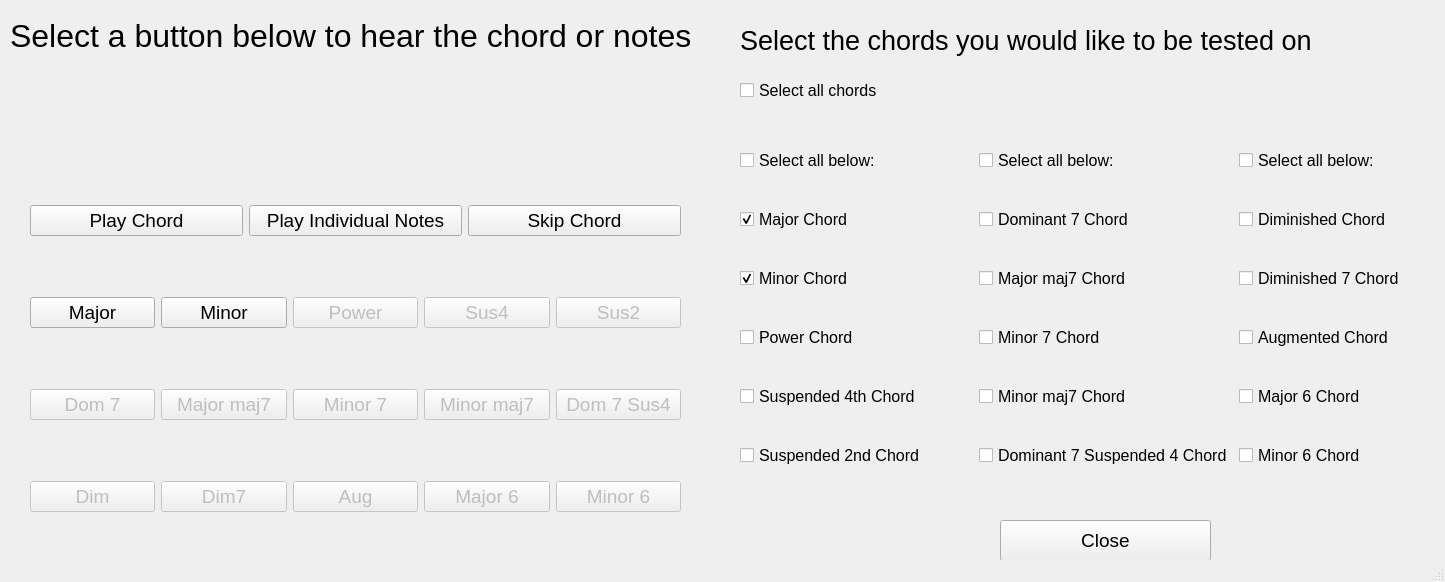
<?xml version="1.0" encoding="UTF-8"?>
<ui version="4.0">
 <class>ChordIDTestWindow</class>
 <widget class="QMainWindow" name="ChordIDTestWindow">
  <property name="geometry">
   <rect>
    <x>0</x>
    <y>0</y>
    <width>1445</width>
    <height>582</height>
   </rect>
  </property>
  <property name="windowTitle">
   <string>MainWindow</string>
  </property>
  <widget class="QWidget" name="centralwidget">
   <widget class="QWidget" name="verticalLayoutWidget">
    <property name="geometry">
     <rect>
      <x>30</x>
      <y>150</y>
      <width>651</width>
      <height>421</height>
     </rect>
    </property>
    <layout class="QVBoxLayout" name="verticalLayout">
     <item>
      <layout class="QHBoxLayout" name="horizontalLayout_5">
       <item>
        <widget class="QPushButton" name="play_chord_button">
         <property name="font">
          <font>
           <pointsize>14</pointsize>
          </font>
         </property>
         <property name="text">
          <string>Play Chord</string>
         </property>
        </widget>
       </item>
       <item>
        <widget class="QPushButton" name="play_arpeggio_button">
         <property name="font">
          <font>
           <pointsize>14</pointsize>
          </font>
         </property>
         <property name="text">
          <string>Play Individual Notes</string>
         </property>
        </widget>
       </item>
       <item>
        <widget class="QPushButton" name="skip_button">
         <property name="font">
          <font>
           <pointsize>14</pointsize>
          </font>
         </property>
         <property name="text">
          <string>Skip Chord</string>
         </property>
        </widget>
       </item>
      </layout>
     </item>
     <item>
      <layout class="QHBoxLayout" name="horizontalLayout">
       <item>
        <widget class="QPushButton" name="pushButton">
         <property name="font">
          <font>
           <pointsize>14</pointsize>
          </font>
         </property>
         <property name="accessibleName">
          <string>MAJOR_CHORD</string>
         </property>
         <property name="text">
          <string>Major</string>
         </property>
         <attribute name="buttonGroup">
          <string notr="true">chord_buttonGroup</string>
         </attribute>
        </widget>
       </item>
       <item>
        <widget class="QPushButton" name="pushButton_2">
         <property name="font">
          <font>
           <pointsize>14</pointsize>
          </font>
         </property>
         <property name="accessibleName">
          <string>MINOR_CHORD</string>
         </property>
         <property name="text">
          <string>Minor</string>
         </property>
         <attribute name="buttonGroup">
          <string notr="true">chord_buttonGroup</string>
         </attribute>
        </widget>
       </item>
       <item>
        <widget class="QPushButton" name="pushButton_3">
         <property name="enabled">
          <bool>false</bool>
         </property>
         <property name="font">
          <font>
           <pointsize>14</pointsize>
          </font>
         </property>
         <property name="accessibleName">
          <string>POWER_CHORD</string>
         </property>
         <property name="text">
          <string>Power</string>
         </property>
         <attribute name="buttonGroup">
          <string notr="true">chord_buttonGroup</string>
         </attribute>
        </widget>
       </item>
       <item>
        <widget class="QPushButton" name="pushButton_4">
         <property name="enabled">
          <bool>false</bool>
         </property>
         <property name="font">
          <font>
           <pointsize>14</pointsize>
          </font>
         </property>
         <property name="accessibleName">
          <string>SUS4_CHORD</string>
         </property>
         <property name="text">
          <string>Sus4</string>
         </property>
         <attribute name="buttonGroup">
          <string notr="true">chord_buttonGroup</string>
         </attribute>
        </widget>
       </item>
       <item>
        <widget class="QPushButton" name="pushButton_5">
         <property name="enabled">
          <bool>false</bool>
         </property>
         <property name="font">
          <font>
           <pointsize>14</pointsize>
          </font>
         </property>
         <property name="accessibleName">
          <string>SUS2_CHORD</string>
         </property>
         <property name="text">
          <string>Sus2</string>
         </property>
         <attribute name="buttonGroup">
          <string notr="true">chord_buttonGroup</string>
         </attribute>
        </widget>
       </item>
      </layout>
     </item>
     <item>
      <layout class="QHBoxLayout" name="horizontalLayout_2">
       <item>
        <widget class="QPushButton" name="pushButton_6">
         <property name="enabled">
          <bool>false</bool>
         </property>
         <property name="font">
          <font>
           <pointsize>14</pointsize>
          </font>
         </property>
         <property name="accessibleName">
          <string>DOM_7_CHORD</string>
         </property>
         <property name="text">
          <string>Dom 7</string>
         </property>
         <attribute name="buttonGroup">
          <string notr="true">chord_buttonGroup</string>
         </attribute>
        </widget>
       </item>
       <item>
        <widget class="QPushButton" name="pushButton_7">
         <property name="enabled">
          <bool>false</bool>
         </property>
         <property name="font">
          <font>
           <pointsize>14</pointsize>
          </font>
         </property>
         <property name="accessibleName">
          <string>MAJOR_MAJ7_CHORD</string>
         </property>
         <property name="text">
          <string>Major maj7</string>
         </property>
         <attribute name="buttonGroup">
          <string notr="true">chord_buttonGroup</string>
         </attribute>
        </widget>
       </item>
       <item>
        <widget class="QPushButton" name="pushButton_8">
         <property name="enabled">
          <bool>false</bool>
         </property>
         <property name="font">
          <font>
           <pointsize>14</pointsize>
          </font>
         </property>
         <property name="accessibleName">
          <string>MINOR_7_CHORD</string>
         </property>
         <property name="text">
          <string>Minor 7</string>
         </property>
         <attribute name="buttonGroup">
          <string notr="true">chord_buttonGroup</string>
         </attribute>
        </widget>
       </item>
       <item>
        <widget class="QPushButton" name="pushButton_9">
         <property name="enabled">
          <bool>false</bool>
         </property>
         <property name="font">
          <font>
           <pointsize>14</pointsize>
          </font>
         </property>
         <property name="accessibleName">
          <string>MINOR_MAJ7_CHORD</string>
         </property>
         <property name="text">
          <string>Minor maj7</string>
         </property>
         <attribute name="buttonGroup">
          <string notr="true">chord_buttonGroup</string>
         </attribute>
        </widget>
       </item>
       <item>
        <widget class="QPushButton" name="pushButton_10">
         <property name="enabled">
          <bool>false</bool>
         </property>
         <property name="font">
          <font>
           <pointsize>14</pointsize>
          </font>
         </property>
         <property name="accessibleName">
          <string>DOM_7_SUS4_CHORD</string>
         </property>
         <property name="text">
          <string>Dom 7 Sus4</string>
         </property>
         <attribute name="buttonGroup">
          <string notr="true">chord_buttonGroup</string>
         </attribute>
        </widget>
       </item>
      </layout>
     </item>
     <item>
      <layout class="QHBoxLayout" name="horizontalLayout_4">
       <item>
        <widget class="QPushButton" name="pushButton_11">
         <property name="enabled">
          <bool>false</bool>
         </property>
         <property name="font">
          <font>
           <pointsize>14</pointsize>
          </font>
         </property>
         <property name="accessibleName">
          <string>DIM_CHORD</string>
         </property>
         <property name="text">
          <string>Dim</string>
         </property>
         <attribute name="buttonGroup">
          <string notr="true">chord_buttonGroup</string>
         </attribute>
        </widget>
       </item>
       <item>
        <widget class="QPushButton" name="pushButton_12">
         <property name="enabled">
          <bool>false</bool>
         </property>
         <property name="font">
          <font>
           <pointsize>14</pointsize>
          </font>
         </property>
         <property name="accessibleName">
          <string>DIM7_CHORD</string>
         </property>
         <property name="text">
          <string>Dim7</string>
         </property>
         <attribute name="buttonGroup">
          <string notr="true">chord_buttonGroup</string>
         </attribute>
        </widget>
       </item>
       <item>
        <widget class="QPushButton" name="pushButton_13">
         <property name="enabled">
          <bool>false</bool>
         </property>
         <property name="font">
          <font>
           <pointsize>14</pointsize>
          </font>
         </property>
         <property name="accessibleName">
          <string>AUG_CHORD</string>
         </property>
         <property name="text">
          <string>Aug</string>
         </property>
         <attribute name="buttonGroup">
          <string notr="true">chord_buttonGroup</string>
         </attribute>
        </widget>
       </item>
       <item>
        <widget class="QPushButton" name="pushButton_14">
         <property name="enabled">
          <bool>false</bool>
         </property>
         <property name="font">
          <font>
           <pointsize>14</pointsize>
          </font>
         </property>
         <property name="accessibleName">
          <string>MAJOR_6_CHORD</string>
         </property>
         <property name="text">
          <string>Major 6</string>
         </property>
         <attribute name="buttonGroup">
          <string notr="true">chord_buttonGroup</string>
         </attribute>
        </widget>
       </item>
       <item>
        <widget class="QPushButton" name="pushButton_15">
         <property name="enabled">
          <bool>false</bool>
         </property>
         <property name="font">
          <font>
           <pointsize>14</pointsize>
          </font>
         </property>
         <property name="accessibleName">
          <string>MINOR_6_CHORD</string>
         </property>
         <property name="text">
          <string>Minor 6</string>
         </property>
         <attribute name="buttonGroup">
          <string notr="true">chord_buttonGroup</string>
         </attribute>
        </widget>
       </item>
      </layout>
     </item>
    </layout>
   </widget>
   <widget class="QWidget" name="horizontalLayoutWidget_3">
    <property name="geometry">
     <rect>
      <x>740</x>
      <y>120</y>
      <width>731</width>
      <height>381</height>
     </rect>
    </property>
    <layout class="QHBoxLayout" name="horizontalLayout_3">
     <item>
      <layout class="QVBoxLayout" name="verticalLayout_2">
       <item>
        <widget class="QCheckBox" name="select_all1">
         <property name="font">
          <font>
           <pointsize>12</pointsize>
          </font>
         </property>
         <property name="text">
          <string>Select all below:</string>
         </property>
        </widget>
       </item>
       <item>
        <widget class="QCheckBox" name="checkBox">
         <property name="font">
          <font>
           <pointsize>12</pointsize>
          </font>
         </property>
         <property name="accessibleName">
          <string>MAJOR_CHORD</string>
         </property>
         <property name="text">
          <string>Major Chord</string>
         </property>
         <property name="checked">
          <bool>true</bool>
         </property>
         <attribute name="buttonGroup">
          <string notr="true">buttonGroup1</string>
         </attribute>
        </widget>
       </item>
       <item>
        <widget class="QCheckBox" name="checkBox_2">
         <property name="font">
          <font>
           <pointsize>12</pointsize>
          </font>
         </property>
         <property name="accessibleName">
          <string>MINOR_CHORD</string>
         </property>
         <property name="text">
          <string>Minor Chord</string>
         </property>
         <property name="checked">
          <bool>true</bool>
         </property>
         <attribute name="buttonGroup">
          <string notr="true">buttonGroup1</string>
         </attribute>
        </widget>
       </item>
       <item>
        <widget class="QCheckBox" name="checkBox_3">
         <property name="font">
          <font>
           <pointsize>12</pointsize>
          </font>
         </property>
         <property name="accessibleName">
          <string>POWER_CHORD</string>
         </property>
         <property name="text">
          <string>Power Chord</string>
         </property>
         <attribute name="buttonGroup">
          <string notr="true">buttonGroup1</string>
         </attribute>
        </widget>
       </item>
       <item>
        <widget class="QCheckBox" name="checkBox_4">
         <property name="font">
          <font>
           <pointsize>12</pointsize>
          </font>
         </property>
         <property name="accessibleName">
          <string>SUS4_CHORD</string>
         </property>
         <property name="text">
          <string>Suspended 4th Chord</string>
         </property>
         <attribute name="buttonGroup">
          <string notr="true">buttonGroup1</string>
         </attribute>
        </widget>
       </item>
       <item>
        <widget class="QCheckBox" name="checkBox_5">
         <property name="font">
          <font>
           <pointsize>12</pointsize>
          </font>
         </property>
         <property name="accessibleName">
          <string>SUS2_CHORD</string>
         </property>
         <property name="text">
          <string>Suspended 2nd Chord</string>
         </property>
         <attribute name="buttonGroup">
          <string notr="true">buttonGroup1</string>
         </attribute>
        </widget>
       </item>
      </layout>
     </item>
     <item>
      <layout class="QVBoxLayout" name="verticalLayout_3">
       <item>
        <widget class="QCheckBox" name="select_all2">
         <property name="font">
          <font>
           <pointsize>12</pointsize>
          </font>
         </property>
         <property name="text">
          <string>Select all below:</string>
         </property>
        </widget>
       </item>
       <item>
        <widget class="QCheckBox" name="checkBox_6">
         <property name="font">
          <font>
           <pointsize>12</pointsize>
          </font>
         </property>
         <property name="accessibleName">
          <string>DOM_7_CHORD</string>
         </property>
         <property name="text">
          <string>Dominant 7 Chord</string>
         </property>
         <attribute name="buttonGroup">
          <string notr="true">buttonGroup2</string>
         </attribute>
        </widget>
       </item>
       <item>
        <widget class="QCheckBox" name="checkBox_7">
         <property name="font">
          <font>
           <pointsize>12</pointsize>
          </font>
         </property>
         <property name="accessibleName">
          <string>MAJOR_MAJ7_CHORD</string>
         </property>
         <property name="text">
          <string>Major maj7 Chord</string>
         </property>
         <attribute name="buttonGroup">
          <string notr="true">buttonGroup2</string>
         </attribute>
        </widget>
       </item>
       <item>
        <widget class="QCheckBox" name="checkBox_8">
         <property name="font">
          <font>
           <pointsize>12</pointsize>
          </font>
         </property>
         <property name="accessibleName">
          <string>MINOR_7_CHORD</string>
         </property>
         <property name="text">
          <string>Minor 7 Chord</string>
         </property>
         <attribute name="buttonGroup">
          <string notr="true">buttonGroup2</string>
         </attribute>
        </widget>
       </item>
       <item>
        <widget class="QCheckBox" name="checkBox_9">
         <property name="font">
          <font>
           <pointsize>12</pointsize>
          </font>
         </property>
         <property name="accessibleName">
          <string>MINOR_MAJ7_CHORD</string>
         </property>
         <property name="text">
          <string>Minor maj7 Chord</string>
         </property>
         <attribute name="buttonGroup">
          <string notr="true">buttonGroup2</string>
         </attribute>
        </widget>
       </item>
       <item>
        <widget class="QCheckBox" name="checkBox_10">
         <property name="font">
          <font>
           <pointsize>12</pointsize>
          </font>
         </property>
         <property name="accessibleName">
          <string>DOM_7_SUS4_CHORD</string>
         </property>
         <property name="text">
          <string>Dominant 7 Suspended 4 Chord</string>
         </property>
         <attribute name="buttonGroup">
          <string notr="true">buttonGroup2</string>
         </attribute>
        </widget>
       </item>
      </layout>
     </item>
     <item>
      <layout class="QVBoxLayout" name="verticalLayout_4">
       <item>
        <widget class="QCheckBox" name="select_all3">
         <property name="font">
          <font>
           <pointsize>12</pointsize>
          </font>
         </property>
         <property name="text">
          <string>Select all below:</string>
         </property>
        </widget>
       </item>
       <item>
        <widget class="QCheckBox" name="checkBox_11">
         <property name="font">
          <font>
           <pointsize>12</pointsize>
          </font>
         </property>
         <property name="accessibleName">
          <string>DIM_CHORD</string>
         </property>
         <property name="text">
          <string>Diminished Chord</string>
         </property>
         <attribute name="buttonGroup">
          <string notr="true">buttonGroup3</string>
         </attribute>
        </widget>
       </item>
       <item>
        <widget class="QCheckBox" name="checkBox_12">
         <property name="font">
          <font>
           <pointsize>12</pointsize>
          </font>
         </property>
         <property name="accessibleName">
          <string>DIM7_CHORD</string>
         </property>
         <property name="text">
          <string>Diminished 7 Chord</string>
         </property>
         <attribute name="buttonGroup">
          <string notr="true">buttonGroup3</string>
         </attribute>
        </widget>
       </item>
       <item>
        <widget class="QCheckBox" name="checkBox_13">
         <property name="font">
          <font>
           <pointsize>12</pointsize>
          </font>
         </property>
         <property name="accessibleName">
          <string>AUG_CHORD</string>
         </property>
         <property name="text">
          <string>Augmented Chord</string>
         </property>
         <attribute name="buttonGroup">
          <string notr="true">buttonGroup3</string>
         </attribute>
        </widget>
       </item>
       <item>
        <widget class="QCheckBox" name="checkBox_14">
         <property name="font">
          <font>
           <pointsize>12</pointsize>
          </font>
         </property>
         <property name="accessibleName">
          <string>MAJOR_6_CHORD</string>
         </property>
         <property name="text">
          <string>Major 6 Chord</string>
         </property>
         <attribute name="buttonGroup">
          <string notr="true">buttonGroup3</string>
         </attribute>
        </widget>
       </item>
       <item>
        <widget class="QCheckBox" name="checkBox_15">
         <property name="font">
          <font>
           <pointsize>12</pointsize>
          </font>
         </property>
         <property name="accessibleName">
          <string>MINOR_6_CHORD</string>
         </property>
         <property name="text">
          <string>Minor 6 Chord</string>
         </property>
         <attribute name="buttonGroup">
          <string notr="true">buttonGroup3</string>
         </attribute>
        </widget>
       </item>
      </layout>
     </item>
    </layout>
   </widget>
   <widget class="QLabel" name="label">
    <property name="geometry">
     <rect>
      <x>10</x>
      <y>0</y>
      <width>711</width>
      <height>71</height>
     </rect>
    </property>
    <property name="font">
     <font>
      <pointsize>24</pointsize>
     </font>
    </property>
    <property name="text">
     <string>Select a button below to hear the chord or notes</string>
    </property>
   </widget>
   <widget class="QLabel" name="label_2">
    <property name="geometry">
     <rect>
      <x>740</x>
      <y>10</y>
      <width>591</width>
      <height>61</height>
     </rect>
    </property>
    <property name="font">
     <font>
      <pointsize>20</pointsize>
     </font>
    </property>
    <property name="text">
     <string>Select the chords you would like to be tested on</string>
    </property>
   </widget>
   <widget class="QLabel" name="output_label">
    <property name="geometry">
     <rect>
      <x>30</x>
      <y>100</y>
      <width>381</width>
      <height>31</height>
     </rect>
    </property>
    <property name="font">
     <font>
      <pointsize>14</pointsize>
     </font>
    </property>
    <property name="text">
     <string/>
    </property>
   </widget>
   <widget class="QLabel" name="score_label">
    <property name="geometry">
     <rect>
      <x>420</x>
      <y>100</y>
      <width>341</width>
      <height>41</height>
     </rect>
    </property>
    <property name="font">
     <font>
      <pointsize>14</pointsize>
     </font>
    </property>
    <property name="text">
     <string/>
    </property>
   </widget>
   <widget class="QCheckBox" name="select_all">
    <property name="geometry">
     <rect>
      <x>740</x>
      <y>80</y>
      <width>241</width>
      <height>21</height>
     </rect>
    </property>
    <property name="font">
     <font>
      <pointsize>12</pointsize>
     </font>
    </property>
    <property name="text">
     <string>Select all chords</string>
    </property>
   </widget>
   <widget class="QPushButton" name="close_button">
    <property name="geometry">
     <rect>
      <x>1000</x>
      <y>520</y>
      <width>211</width>
      <height>41</height>
     </rect>
    </property>
    <property name="font">
     <font>
      <pointsize>14</pointsize>
     </font>
    </property>
    <property name="text">
     <string>Close</string>
    </property>
   </widget>
  </widget>
  <widget class="QMenuBar" name="menubar">
   <property name="geometry">
    <rect>
     <x>0</x>
     <y>0</y>
     <width>1445</width>
     <height>18</height>
    </rect>
   </property>
  </widget>
  <widget class="QStatusBar" name="statusbar"/>
 </widget>
 <resources/>
 <connections/>
 <buttongroups>
  <buttongroup name="buttonGroup1">
   <property name="exclusive">
    <bool>false</bool>
   </property>
  </buttongroup>
  <buttongroup name="chord_buttonGroup"/>
  <buttongroup name="buttonGroup3">
   <property name="exclusive">
    <bool>false</bool>
   </property>
  </buttongroup>
  <buttongroup name="buttonGroup2">
   <property name="exclusive">
    <bool>false</bool>
   </property>
  </buttongroup>
 </buttongroups>
</ui>
